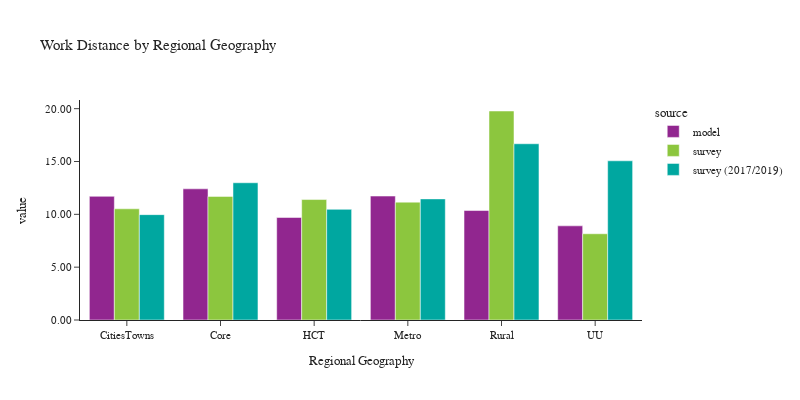

Notebook code for this chart:
### Code cell
plot_work_location(df_workers, 'rg_proposed_work', 'Regional Geography', 'Regional Geography')

### Figure 1 — Plotly figure (JSON) as saved in the notebook; plotly's stock layout.template omitted (floating-point values rounded to 4 significant figures)
{"data": [{"alignmentgroup": "True", "customdata": [[127783], [627840], [284577], [1022461], [110167], [36894]], "hovertemplate": "source=model<br>rg_proposed_work=%{x}<br>value=%{y}<br>sample count=%{customdata[0]}<extra></extra>", "legendgroup": "model", "marker": {"color": "#91268F", "pattern": {"shape": ""}}, "name": "model", "offsetgroup": "model", "orientation": "v", "showlegend": true, "textposition": "auto", "x": ["CitiesTowns", "Core", "HCT", "Metro", "Rural", "UU"], "xaxis": "x", "y": [11.7, 12.41, 9.702, 11.73, 10.36, 8.91], "yaxis": "y", "type": "bar"}, {"alignmentgroup": "True", "customdata": [[69], [557], [190], [1733], [98], [45]], "hovertemplate": "source=survey<br>rg_proposed_work=%{x}<br>value=%{y}<br>sample count=%{customdata[0]}<extra></extra>", "legendgroup": "survey", "marker": {"color": "#8CC63E", "pattern": {"shape": ""}}, "name": "survey", "offsetgroup": "survey", "orientation": "v", "showlegend": true, "textposition": "auto", "x": ["CitiesTowns", "Core", "HCT", "Metro", "Rural", "UU"], "xaxis": "x", "y": [10.52, 11.7, 11.4, 11.15, 19.78, 8.161], "yaxis": "y", "type": "bar"}, {"alignmentgroup": "True", "customdata": [[79], [1189], [299], [3877], [112], [39]], "hovertemplate": "source=survey (2017/2019)<br>rg_proposed_work=%{x}<br>value=%{y}<br>sample count=%{customdata[0]}<extra></extra>", "legendgroup": "survey (2017/2019)", "marker": {"color": "#00A7A0", "pattern": {"shape": ""}}, "name": "survey (2017/2019)", "offsetgroup": "survey (2017/2019)", "orientation": "v", "showlegend": true, "textposition": "auto", "x": ["CitiesTowns", "Core", "HCT", "Metro", "Rural", "UU"], "xaxis": "x", "y": [9.972, 12.99, 10.47, 11.46, 16.68, 15.07], "yaxis": "y", "type": "bar"}], "layout": {"xaxis": {"anchor": "y", "domain": [0.0, 1.0], "title": {"text": "Regional Geography"}}, "yaxis": {"anchor": "x", "domain": [0.0, 1.0], "title": {"text": "value"}, "tickformat": ".2f"}, "legend": {"title": {"text": "source"}, "tracegroupgap": 0}, "title": {"text": "Work Distance by Regional Geography"}, "barmode": "group", "font": {"size": 11}, "height": 400, "width": 800}}
